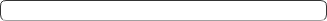
<?xml version="1.0" encoding="UTF-8"?>
<ui version="4.0">
 <class>frameInlineAction</class>
 <widget class="QFrame" name="frameInlineAction">
  <property name="geometry">
   <rect>
    <x>0</x>
    <y>0</y>
    <width>327</width>
    <height>21</height>
   </rect>
  </property>
  <property name="windowTitle">
   <string>Frame</string>
  </property>
  <property name="styleSheet">
   <string notr="true">QFrame {
    border: 1px solid #343434;
    border-bottom: 1px solid #a0a0a0;
    background-color: palette(base);
    border-radius: 6px;
}
QFrame[active=&quot;true&quot;] {
    border-bottom: 1px solid palette(highlight);
}
QToolButton, QLineEdit {
    background: transparent;
    border: none;
    border-radius: 4px;
}
QToolButton:hover {
    background-color: palette(midlight);
}
QToolButton:pressed {
    background-color: palette(highlight);
}</string>
  </property>
  <layout class="QHBoxLayout" name="horizontalLayout">
   <property name="spacing">
    <number>0</number>
   </property>
   <property name="leftMargin">
    <number>0</number>
   </property>
   <property name="topMargin">
    <number>0</number>
   </property>
   <property name="rightMargin">
    <number>0</number>
   </property>
   <property name="bottomMargin">
    <number>0</number>
   </property>
   <item>
    <widget class="QLineEdit" name="editInlineActionText"/>
   </item>
   <item>
    <widget class="QToolButton" name="btnInlineAction">
     <property name="text">
      <string/>
     </property>
    </widget>
   </item>
  </layout>
 </widget>
 <resources/>
 <connections/>
</ui>
